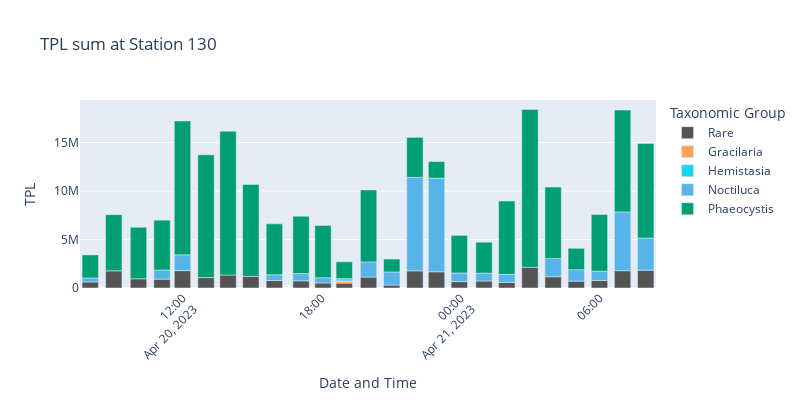

The code cell stored with this chart in its notebook:
### Code cell
# Filter data based on TPL and p_ident thresholds
filtered_data = data_130[(data_130['p_ident'] >= 0.95)]

# Group by taxonomic level and sample, then sum TPL
grouped_df = filtered_data.groupby(['Genus_UniEuk', 'Date'])['TPL'].sum().reset_index()

grouped_df.head()
# Normalize TPL sums to get relative expression per hour
total_TPL_per_hour = grouped_df.groupby('Date')['TPL'].transform('sum')
grouped_df['rel_expression_per_hour'] = grouped_df['TPL'] / total_TPL_per_hour

# Combine low-abundant groups into a single 'Rare' category
threshold = 0.05
grouped_df.loc[grouped_df['rel_expression_per_hour'] <= threshold, 'Genus_UniEuk'] = 'Rare'


# Remove categories with no expression
grouped_df = grouped_df[grouped_df['rel_expression_per_hour'] > 0]

# Group once more to combine Rares
grouped_df = grouped_df.groupby(['Genus_UniEuk', 'Date'])['TPL'].sum().reset_index()

# Plot
fig = px.bar(grouped_df, 
            x='Date', 
            y='TPL', 
            color='Genus_UniEuk',
            title='TPL sum at Station 130',
            category_orders={"Genus_UniEuk": ['Arthropoda', 'Acantharea', 'Ctenophora', 'Diatomeae', 'Dinophyceae', 
                                                    'Florideophyceae','Odontella', 'Phaeodarea', 'Prymnesiophyceae',
                                                    'Spirotrichea', 'Vertebrata', 'Rare',]},
            color_discrete_map=color_discrete_map
            )

fig.update_layout(
    width=800,
    height=400,
    xaxis_title='Date and Time',
    yaxis_title='TPL',
    xaxis_tickangle=-45,
    legend_title='Taxonomic Group'
)

# Save the figure
filename_base = "../figures/metatranscriptomics/130_TPL_per_hour_genus"
fig.write_image(filename_base + ".png", scale=1)
fig.write_image(filename_base + ".svg", scale=1)

fig.show()

### Figure 1 — Plotly figure (JSON) as saved in the notebook; plotly's stock layout.template omitted (floating-point values rounded to 4 significant figures)
{"data": [{"alignmentgroup": "True", "hovertemplate": "Genus_UniEuk=Rare<br>Date=%{x}<br>TPL=%{y}<extra></extra>", "legendgroup": "Rare", "marker": {"color": "#545454", "pattern": {"shape": ""}}, "name": "Rare", "offsetgroup": "Rare", "orientation": "v", "showlegend": true, "textposition": "auto", "type": "bar", "x": ["2023-04-20T08:01:00", "2023-04-20T09:02:00", "2023-04-20T10:06:00", "2023-04-20T11:07:00", "2023-04-20T12:00:00", "2023-04-20T13:01:00", "2023-04-20T13:58:00", "2023-04-20T14:57:00", "2023-04-20T15:58:00", "2023-04-20T17:07:00", "2023-04-20T18:04:00", "2023-04-20T18:59:00", "2023-04-20T20:02:00", "2023-04-20T21:02:00", "2023-04-20T22:02:00", "2023-04-20T22:58:00", "2023-04-20T23:57:00", "2023-04-21T01:01:00", "2023-04-21T02:00:00", "2023-04-21T03:00:00", "2023-04-21T04:00:00", "2023-04-21T05:00:00", "2023-04-21T06:00:00", "2023-04-21T07:00:00", "2023-04-21T08:00:00"], "xaxis": "x", "y": [621300.0, 1772000.0, 951800.0, 915800.0, 1792000.0, 1072000.0, 1340000.0, 1200000.0, 769000.0, 739300.0, 520200.0, 508500.0, 1131000.0, 303300.0, 1772000.0, 1673000.0, 657000.0, 726100.0, 575600.0, 2138000.0, 1163000.0, 705400.0, 772000.0, 1785000.0, 1835000.0], "yaxis": "y"}, {"alignmentgroup": "True", "hovertemplate": "Genus_UniEuk=Gracilaria<br>Date=%{x}<br>TPL=%{y}<extra></extra>", "legendgroup": "Gracilaria", "marker": {"color": "#FFA15A", "pattern": {"shape": ""}}, "name": "Gracilaria", "offsetgroup": "Gracilaria", "orientation": "v", "showlegend": true, "textposition": "auto", "type": "bar", "x": ["2023-04-20T18:59:00"], "xaxis": "x", "y": [159500.0], "yaxis": "y"}, {"alignmentgroup": "True", "hovertemplate": "Genus_UniEuk=Hemistasia<br>Date=%{x}<br>TPL=%{y}<extra></extra>", "legendgroup": "Hemistasia", "marker": {"color": "#19d3f3", "pattern": {"shape": ""}}, "name": "Hemistasia", "offsetgroup": "Hemistasia", "orientation": "v", "showlegend": true, "textposition": "auto", "type": "bar", "x": ["2023-04-20T18:59:00"], "xaxis": "x", "y": [156700.0], "yaxis": "y"}, {"alignmentgroup": "True", "hovertemplate": "Genus_UniEuk=Noctiluca<br>Date=%{x}<br>TPL=%{y}<extra></extra>", "legendgroup": "Noctiluca", "marker": {"color": "#56B4E8", "pattern": {"shape": ""}}, "name": "Noctiluca", "offsetgroup": "Noctiluca", "orientation": "v", "showlegend": true, "textposition": "auto", "type": "bar", "x": ["2023-04-20T08:01:00", "2023-04-20T11:07:00", "2023-04-20T12:00:00", "2023-04-20T15:58:00", "2023-04-20T17:07:00", "2023-04-20T18:04:00", "2023-04-20T18:59:00", "2023-04-20T20:02:00", "2023-04-20T21:02:00", "2023-04-20T22:02:00", "2023-04-20T22:58:00", "2023-04-20T23:57:00", "2023-04-21T01:01:00", "2023-04-21T02:00:00", "2023-04-21T04:00:00", "2023-04-21T05:00:00", "2023-04-21T06:00:00", "2023-04-21T07:00:00", "2023-04-21T08:00:00"], "xaxis": "x", "y": [416800.0, 941800.0, 1630000.0, 599100.0, 751300.0, 543600.0, 143100.0, 1564000.0, 1351000.0, 9642000.0, 9656000.0, 894800.0, 808300.0, 835000.0, 1888000.0, 1181000.0, 961100.0, 6063000.0, 3317000.0], "yaxis": "y"}, {"alignmentgroup": "True", "hovertemplate": "Genus_UniEuk=Phaeocystis<br>Date=%{x}<br>TPL=%{y}<extra></extra>", "legendgroup": "Phaeocystis", "marker": {"color": "#009E73", "pattern": {"shape": ""}}, "name": "Phaeocystis", "offsetgroup": "Phaeocystis", "orientation": "v", "showlegend": true, "textposition": "auto", "type": "bar", "x": ["2023-04-20T08:01:00", "2023-04-20T09:02:00", "2023-04-20T10:06:00", "2023-04-20T11:07:00", "2023-04-20T12:00:00", "2023-04-20T13:01:00", "2023-04-20T13:58:00", "2023-04-20T14:57:00", "2023-04-20T15:58:00", "2023-04-20T17:07:00", "2023-04-20T18:04:00", "2023-04-20T18:59:00", "2023-04-20T20:02:00", "2023-04-20T21:02:00", "2023-04-20T22:02:00", "2023-04-20T22:58:00", "2023-04-20T23:57:00", "2023-04-21T01:01:00", "2023-04-21T02:00:00", "2023-04-21T03:00:00", "2023-04-21T04:00:00", "2023-04-21T05:00:00", "2023-04-21T06:00:00", "2023-04-21T07:00:00", "2023-04-21T08:00:00"], "xaxis": "x", "y": [2376000.0, 5791000.0, 5309000.0, 5140000.0, 13810000.0, 12670000.0, 14840000.0, 9484000.0, 5248000.0, 5911000.0, 5387000.0, 1737000.0, 7423000.0, 1330000.0, 4121000.0, 1713000.0, 3876000.0, 3188000.0, 7554000.0, 16280000.0, 7356000.0, 2207000.0, 5841000.0, 10510000.0, 9766000.0], "yaxis": "y"}], "layout": {"barmode": "relative", "height": 400, "legend": {"title": {"text": "Taxonomic Group"}, "tracegroupgap": 0}, "title": {"text": "TPL sum at Station 130"}, "width": 800, "xaxis": {"anchor": "y", "domain": [0, 1], "tickangle": -45, "title": {"text": "Date and Time"}}, "yaxis": {"anchor": "x", "domain": [0, 1], "title": {"text": "TPL"}}}}
